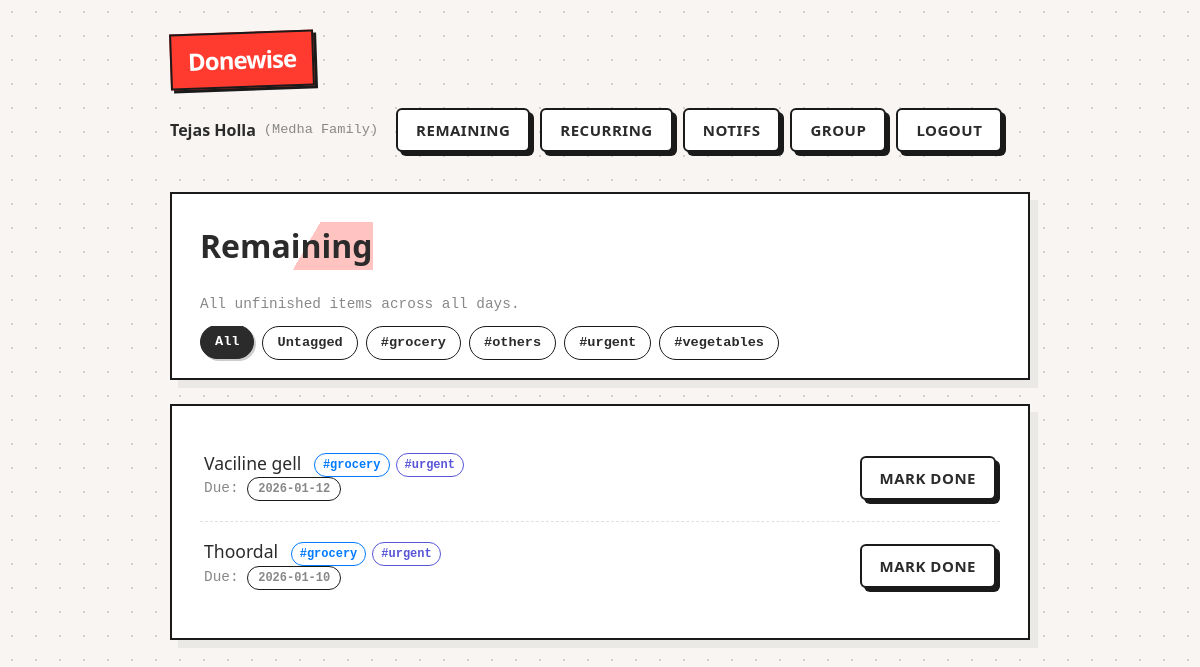
The page /remaining.php (signed in) on the database its author committed.
### tables this page shows
CREATE TABLE tags (
        id INTEGER PRIMARY KEY AUTOINCREMENT,
        group_id INTEGER NOT NULL,
        name TEXT NOT NULL,
        color TEXT NOT NULL,
        UNIQUE(group_id, name),
        FOREIGN KEY (group_id) REFERENCES groups(id) ON DELETE CASCADE
      );

CREATE TABLE tasks (
  id INTEGER PRIMARY KEY AUTOINCREMENT,
  group_id INTEGER NOT NULL,
  day_id INTEGER NOT NULL,
  text TEXT NOT NULL,
  text_norm TEXT NOT NULL,
  created_by INTEGER NOT NULL,
  created_at TEXT NOT NULL DEFAULT (datetime('now')),
  done_at TEXT NULL,
  done_by INTEGER NULL,
  is_done INTEGER NOT NULL DEFAULT 0, sort_order INTEGER DEFAULT 0,
  FOREIGN KEY (group_id) REFERENCES groups(id) ON DELETE CASCADE,
  FOREIGN KEY (day_id) REFERENCES days(id) ON DELETE CASCADE,
  FOREIGN KEY (created_by) REFERENCES users(id) ON DELETE RESTRICT,
  FOREIGN KEY (done_by) REFERENCES users(id) ON DELETE SET NULL
);

### remaining.php (the view, shortened to what this page needs)
<?php
require_once __DIR__ . '/app/layout.php';
$user = require_login();
$pdo  = db();
$filterTag = $_GET['tag'] ?? 'all';
$st = $pdo->prepare("SELECT * FROM tags WHERE group_id=? ORDER BY name ASC");
$st->execute([$user['group_id']]);
$allTags = $st->fetchAll();
$sql = "
  SELECT
    t.*,
    d.day_date,
    GROUP_CONCAT(tg.id || ':' || tg.name || ':' || tg.color) as tag_info
  FROM tasks t
  JOIN days d ON d.id = t.day_id
  LEFT JOIN task_tags tt ON tt.task_id = t.id
  LEFT JOIN tags tg ON tg.id = tt.tag_id
  WHERE t.group_id = ? AND t.is_done = 0
";
$params = [$user['group_id']];
$sql .= " GROUP BY t.id ORDER BY d.day_date DESC, t.id DESC";
$st = $pdo->prepare($sql);
$st->execute($params);
$rows = $st->fetchAll();
?>
<div class="card" style="padding-bottom:10px;">
  <h1>Remaining</h1>
  <div class="muted">All unfinished items across all days.</div>
  <div class="filter-bar">
    <a href="?tag=all" class="filter-chip <?php echo ($filterTag=='all')?'active':''; ?>">All</a>
    <a href="?tag=untagged" class="filter-chip <?php echo ($filterTag=='untagged')?'active':''; ?>">Untagged</a>
    <?php foreach($allTags as $tag): ?>
        <a href="?tag=<?php echo $tag['id']; ?>"
           class="filter-chip <?php echo ($filterTag==$tag['id'])?'active':''; ?>"
           style="--tag-color:<?php echo $tag['color']; ?>">
           #<?php echo h($tag['name']); ?>
        </a>
    <?php endforeach; ?>
  </div>
</div>
<div class="card">
  <div id="taskList">
  <?php foreach ($rows as $t): ?>
    <?php
        $myTags = [];
        if ($t['tag_info']) {
            $raw = explode(',', $t['tag_info']);
            foreach($raw as $r) {
                $parts = explode(':', $r);
                if(count($parts)>=3) $myTags[] = ['id'=>$parts[0], 'name'=>$parts[1], 'color'=>$parts[2]];
            }
        }
    ?>
    <div class="task">
      <div style="flex-grow:1;">
        <div class="text">
            <?php
            $displayText = preg_replace('/#(\w+)/u', '', h($t['text']));
            echo trim($displayText) ?: h($t['text']);
            ?>
            <span class="tags-container">
                <?php if(empty($myTags)): ?>
                    <span class="tag-pill untagged">Untagged</span>
                <?php else: ?>
                    <?php foreach($myTags as $mt): ?>
                        <span class="tag-pill" style="color:<?php echo $mt['color']; ?>; border-color:<?php echo $mt['color']; ?>;">
                            #<?php echo h($mt['name']); ?>
                        </span>
                    <?php endforeach; ?>
                <?php endif; ?>
            </span>
        </div>
        <div class="muted">
          Due:
          <a class="pill" href="/day.php?date=<?php echo h($t['day_date']); ?>" style="text-decoration:none">
            <?php echo h($t['day_date']); ?>
          </a>
        </div>
      </div>
      <div>
        <form method="post" action="/task_done.php" style="display:inline">
          <button class="btn" type="submit">Mark done</button>
        </form>
      </div>
    </div>
  <?php endforeach; ?>
  </div>
</div>

### assets/style.css (style rules this page uses)
:root { --bg: #f8f5f2; --card-bg: #ffffff; --text: #2b2b2b; --muted: #888888; --accent: #ff3b30; --accent-blue: #007aff; --line-color: #e0e0e0; --border-color: #1a1a1a; --font-body: system-ui, -apple-system, sans-serif; --font-mono: 'Courier New', Courier, monospace; }
* { box-sizing: border-box; }
body { margin: 0; background-color: var(--bg); background-image: radial-gradient(#d1d1d1 1px, transparent 1px); background-size: 24px 24px; color: var(--text); font-family: var(--font-body); line-height: 1.5; -webkit-font-smoothing: antialiased; }
a { color: inherit; text-decoration: none; }
.btn { display: inline-flex; align-items: center; justify-content: center; background: white; border: 2px solid var(--border-color); padding: 10px 18px; font-weight: 700; color: var(--text); cursor: pointer; box-shadow: 4px 4px 0 var(--border-color); border-radius: 6px; transition: transform 0.1s, box-shadow 0.1s; text-transform: uppercase; letter-spacing: 0.5px; min-height: 44px; font-family: var(--font-body); font-size: 15px; text-align: center; line-height: 1.2; }
.pill { display: inline-block; border: 1px solid var(--border-color); padding: 2px 10px; border-radius: 20px; font-size: 12px; font-weight: 600; background: #fff; font-family: var(--font-mono); }
.card { background: var(--card-bg); border: 2px solid var(--border-color); padding: 28px; margin-bottom: 24px; box-shadow: 8px 8px 0 rgba(0,0,0,0.05); }
h1 { margin-top: 0; margin-bottom: 24px; font-weight: 800; font-size: 2rem; color: var(--text); background: linear-gradient(120deg, transparent 0%, transparent 60%, rgba(255, 59, 48, 0.3) 60%, rgba(255, 59, 48, 0.3) 100%); display: inline-block; }
.muted { color: var(--muted); font-size: 0.9rem; font-family: var(--font-mono); margin-bottom: 4px; }
.task { display: flex; flex-wrap: wrap; align-items: center; justify-content: space-between; gap: 12px; padding: 16px 4px; border-bottom: 1px dashed var(--line-color); }
.task:last-child { border-bottom: none; }
.task .text { font-size: 1.1rem; font-weight: 500; word-break: break-word; }
.filter-bar { display: flex; gap: 8px; overflow-x: auto; padding-bottom: 8px; margin-top: 10px; scrollbar-width: none; }
.filter-chip { display: inline-flex; align-items: center; padding: 6px 14px; border-radius: 20px; font-size: 0.85rem; font-weight: 600; background: white; border: 1px solid var(--border-color); color: var(--text); white-space: nowrap; font-family: var(--font-mono); transition: all 0.2s; }
.filter-chip.active { background: var(--text); color: white; border-color: var(--text); transform: translateY(-1px); box-shadow: 2px 2px 0 rgba(0,0,0,0.2); }
.tags-container { display: inline-flex; gap: 6px; margin-left: 8px; flex-wrap: wrap; vertical-align: middle; }
.tag-pill { font-size: 0.75rem; padding: 2px 8px; border-radius: 12px; font-weight: 700; font-family: var(--font-mono); border: 1px solid transparent; display: inline-block; text-transform: lowercase; }

### rows shown on the page
tags: name "grocery"
tags: name "others"
tags: name "urgent"
tags: name "vegetables"
tasks: text "Vaciline gell", day_date "2026-01-12"
tasks: text "Thoordal", day_date "2026-01-10"

### other values the page prints
$user['display_name'] "Tejas Holla"
$user['group_name'] "Medha Family"
